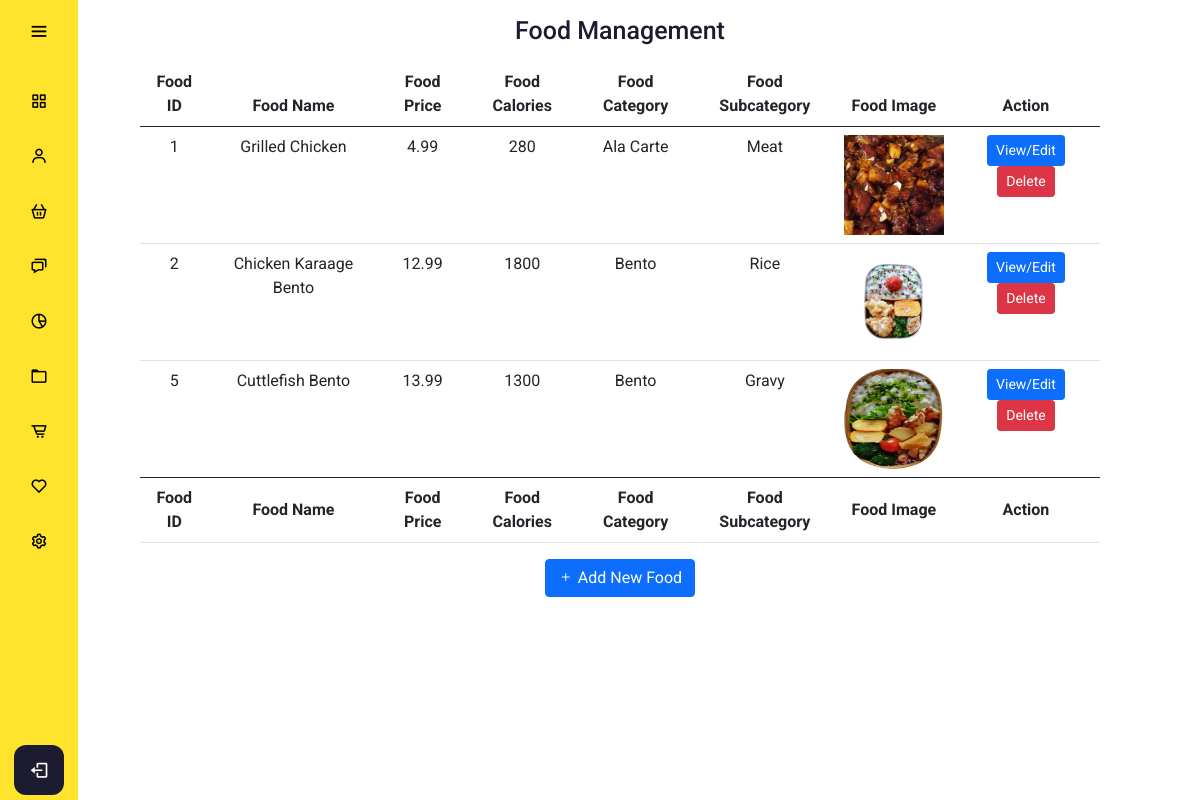
The app's page /admin/foodmanagement.php with its own data.
### tables this page shows
CREATE TABLE `food` (
  `food_id` int(11) NOT NULL,
  `food_name` varchar(255) NOT NULL,
  `food_category` varchar(128) NOT NULL,
  `food_subcategory` varchar(128) NOT NULL,
  `food_healthierchoice` smallint(6) DEFAULT '0',
  `food_vegan` smallint(6) NOT NULL,
  `food_price` decimal(10,2) NOT NULL,
  `food_calories` int(11) NOT NULL,
  `food_img` varchar(256) DEFAULT NULL
);

### config/db.php (called while the page is built, shortened)
<?php
class DB {
  protected static $mdb = null;
  public static function getMDB() {
    $mdb = DB::$mdb;
    if ($mdb === null) {
      $mdb = DB::$mdb = new MeekroDB();
    }
    $mdb->sync_config();
    return $mdb;
  }
  public static function query() { $args = func_get_args(); return call_user_func_array(array(DB::getMDB(), 'query'), $args); }
}
class MeekroDB {
  public $encoding = 'latin1';
  public $connect_options = array(MYSQLI_OPT_CONNECT_TIMEOUT => 30);
  public $internal_mysql = null;
  public function __construct($host=null, $user=null, $password=null, $dbName=null, $port=null, $encoding=null, $socket=null)  {
    if ($encoding === null) $encoding = DB::$encoding;
    $this->encoding = $encoding;
  }
  public function get() {
    $mysql = $this->internal_mysql;
    if (!($mysql instanceof MySQLi)) {
      $mysql = new mysqli();
      foreach ($this->connect_options as $key => $value) {
        $mysql->options($key, $value);
      }
      $mysql->set_charset($this->encoding);
      $this->internal_mysql = $mysql;
    }
    return $mysql;
  }
  protected function preparseQueryParams() {
    $args = func_get_args();
    $sql = trim(strval(array_shift($args)));
    $args_all = $args;
    if (count($args_all) == 0) return array($sql);
    $chunkyQuery = array();
    return $chunkyQuery;
  }
  public function parseQueryParams() {
    $args = func_get_args();
    $chunkyQuery = call_user_func_array(array($this, 'preparseQueryParams'), $args);
    $query = '';
    foreach ($chunkyQuery as $chunk) {
      if (is_string($chunk)) {
        $query .= $chunk;
        continue;
      }
      $result = '';
      $query .= $result;
    }
    return $query;
  }
  protected function prependCall($function, $args, $prepend) { array_unshift($args, $prepend); return call_user_func_array($function, $args); }
  public function query() { $args = func_get_args(); return $this->prependCall(array($this, 'queryHelper'), $args, 'assoc'); }
  protected function queryHelper() {
    $args = func_get_args();
    $type = array_shift($args);
    $db = $this->get();
    $is_buffered = true;
    $row_type = 'assoc';
    $full_names = false;
    $sql = call_user_func_array(array($this, 'parseQueryParams'), $args);
    $result = $db->query($sql, $is_buffered ? MYSQLI_STORE_RESULT : MYSQLI_USE_RESULT);
    $return = array();
    while ($row = ($row_type == 'assoc' ? $result->fetch_assoc() : $result->fetch_row())) {
      $return[] = $row;
    }
    return $return;
  }
}
?>

### admin/foodmanagement.php (the view, shortened to what this page needs)
<?php
include "../config/db.php";
?>
<!DOCTYPE html>
<html lang="en" dir="ltr">
  <head>
    <link rel="stylesheet" href="adminstyle.css">
    <link href='https://unpkg.com/boxicons@2.0.7/css/boxicons.min.css' rel='stylesheet'>
    <link href="https://cdn.jsdelivr.net/npm/bootstrap@5.0.0-beta3/dist/css/bootstrap.min.css" rel="stylesheet">
    <link rel="stylesheet" href="https://cdn.jsdelivr.net/npm/bootstrap-icons@1.4.1/font/bootstrap-icons.css">
   </head>
<body>
  <?php
  include "adminheader.php";
  ?>
  <div class="home_content">
    <div class="text">Food Management </div>
    <table class="table table-hover">
        <thead>
            <tr>
            <th scope="col">Food ID</th>
            <th scope="col">Food Name</th>
            <th scope="col">Food Price</th>
            <th scope="col">Food Calories</th>
            <th scope="col">Food Category</th>
            <th scope="col">Food Subcategory</th>
            <th scope="col">Food Image</th>
            <th scope="col">Action</th>
            </tr>
        </thead>
        <tbody>
        <?php
        $getFoodQuery = DB::query("SELECT * FROM food");
        foreach($getFoodQuery as $getFoodResult){
        ?>
            <tr class="fooddata fooddata<?php echo $getFoodResult['food_id']; ?>">
              <td class="foodid"><?php echo $getFoodResult['food_id']; ?></td>
              <td class="foodname"><?php echo ucwords($getFoodResult['food_name']); ?></td>
              <td class="foodname"><?php echo $getFoodResult['food_price']; ?></td>
              <td class="foodcalories"><?php echo $getFoodResult['food_calories']; ?></td>
              <td class="foodcategory"><?php echo ucwords($getFoodResult['food_category']); ?></td>
              <td class="foodsubcategory"><?php echo ucwords($getFoodResult['food_subcategory']); ?></td>
              <td class="foodsimg"><img src="<?php echo $getFoodResult['food_img']; ?>"></td>
              <td><button type="button" class="btn btn-primary btn-sm editFood" id="editFood" value="editFood" data-id="<?php echo $getFoodResult['food_id']; ?>" data-bs-toggle="modal" data-bs-target="#foodinfo<?php echo $getFoodResult['food_id']; ?>" >View/Edit</button>
                  <button type="button" class="btn btn-danger btn-sm deleteFood" data-id="<?php echo $getFoodResult['food_id']; ?>" data-url="<?php echo $getFoodResult['food_img'] ?>" data-name="<?php echo $getFoodResult['food_name']; ?>" >Delete</button>
              </td>
            </tr>
        <?php
        }
        ?>
        </tbody>
        <tfoot>
          <tr>
            <th scope="col">Food ID</th>
            <th scope="col">Food Name</th>
            <th scope="col">Food Price</th>
            <th scope="col">Food Calories</th>
            <th scope="col">Food Category</th>
            <th scope="col">Food Subcategory</th>
            <th scope="col">Food Image</th>
            <th scope="col">Action</th>
          </tr>
        </tfoot>
    </table>
    <button type="button" data-bs-toggle="modal" data-bs-target="#addFood" class="btn btn-primary"><i class="bi bi-plus"></i> Add New Food</button>
  </div>
</body>
</html>

### admin/adminstyle.css (style rules this page uses)
* { margin: 0; padding: 0; box-sizing: border-box; font-family: "Roboto" , sans serif; }
body { position: relative; min-height: 100vh; width: 100%; overflow: scroll; }
.home_content { position: absolute; height: 100%; width: 80%; text-align: center; left: 140px; background: none; box-shadow: 0 5px 10px rgba(0,0,0,0.2px); transition: all 0.5s ease; justify-self: center; }
.home_content .text { font-size: 25px; font-weight: 500; color: #1d1b31; margin: 12px; }
button { border-radius: 5px; background-color: #fff; }
.foodsimg { width:100px; height:100px; }
img { width:100px; height:100px; }

### records on screen
food: food_id "1", food_name "Grilled Chicken", food_price "4.99", food_calories "280", food_category "Ala Carte", food_subcategory "Meat", shows a picture
food: food_id "2", food_name "Chicken Karaage Bento", food_price "12.99", food_calories "1800", food_category "Bento", food_subcategory "Rice", shows a picture
food: food_id "5", food_name "Cuttlefish Bento", food_price "13.99", food_calories "1300", food_category "Bento", food_subcategory "Gravy", shows a picture
